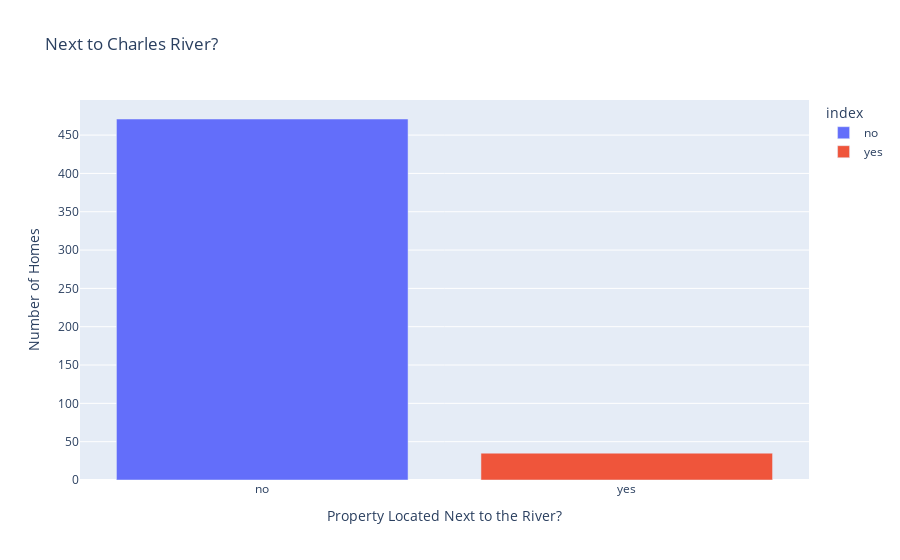

This figure's notebook cell:
### Code cell
chas_box_plot = px.bar(chas_data,
                       x=chas_data.index,
                       y=chas_data.values,
                       color=chas_data.index,
                       title='Next to Charles River?'
                       )

chas_box_plot.update_layout(xaxis_title='Property Located Next to the River?',
                            yaxis_title='Number of Homes')

chas_box_plot.show()

### Figure 1 — Plotly figure (JSON) as saved in the notebook; plotly's stock layout.template omitted (floating-point values rounded to 4 significant figures)
{"data": [{"alignmentgroup": "True", "hovertemplate": "index=%{x}<br>y=%{y}<extra></extra>", "legendgroup": "no", "marker": {"color": "#636efa"}, "name": "no", "offsetgroup": "no", "orientation": "v", "showlegend": true, "textposition": "auto", "type": "bar", "x": ["no"], "xaxis": "x", "y": [471], "yaxis": "y"}, {"alignmentgroup": "True", "hovertemplate": "index=%{x}<br>y=%{y}<extra></extra>", "legendgroup": "yes", "marker": {"color": "#EF553B"}, "name": "yes", "offsetgroup": "yes", "orientation": "v", "showlegend": true, "textposition": "auto", "type": "bar", "x": ["yes"], "xaxis": "x", "y": [35], "yaxis": "y"}], "layout": {"barmode": "relative", "legend": {"title": {"text": "index"}, "tracegroupgap": 0}, "title": {"text": "Next to Charles River?"}, "xaxis": {"anchor": "y", "categoryarray": ["no", "yes"], "categoryorder": "array", "domain": [0.0, 1.0], "title": {"text": "Property Located Next to the River?"}}, "yaxis": {"anchor": "x", "domain": [0.0, 1.0], "title": {"text": "Number of Homes"}}}}
